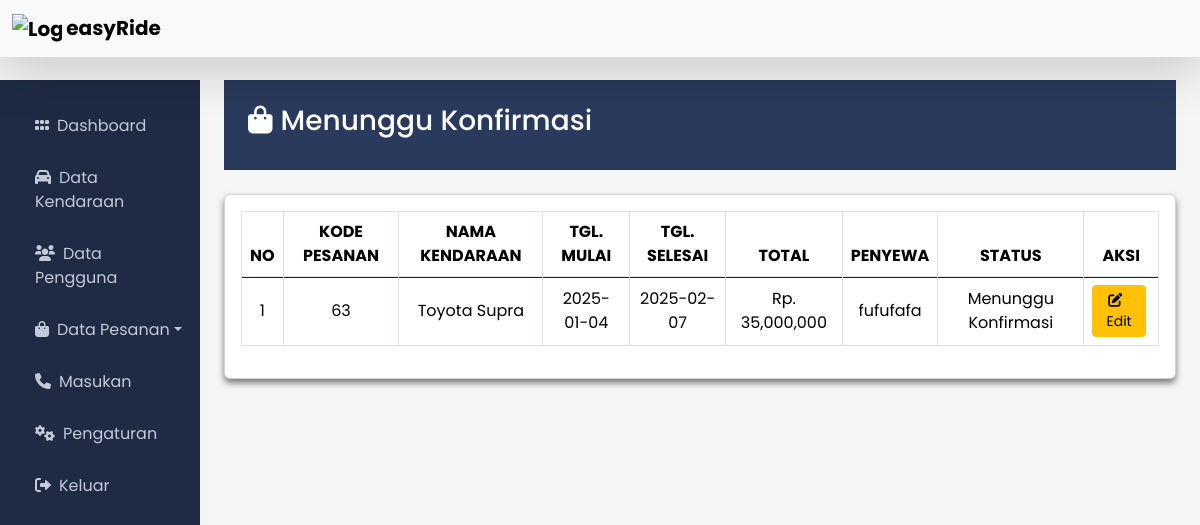
Screenshot of /dashboard/pesanan_konfir.php (signed in) with the database file from the repository.
### tables this page shows
CREATE TABLE `pesanan` (
  `kode_pesanan` int(100) NOT NULL,
  `id_kendaraan` int(11) NOT NULL,
  `tgl_mulai` date NOT NULL,
  `tgl_selesai` date NOT NULL,
  `durasi` int(11) NOT NULL,
  `status` varchar(20) NOT NULL,
  `user_name` varchar(100) NOT NULL,
  `pickup` varchar(30) NOT NULL,
  `tgl_pesanan` date NOT NULL,
  `bukti_bayar` varchar(100) NOT NULL
);

CREATE TABLE `kendaraan` (
  `id` int(100) NOT NULL,
  `gambar` varchar(100) NOT NULL,
  `nama_kendaraan` varchar(100) NOT NULL,
  `tipe_kendaraan` varchar(15) NOT NULL,
  `harga_per_hari` decimal(10,0) NOT NULL,
  `status` varchar(15) NOT NULL,
  `tanggal_di_tambah` timestamp NOT NULL DEFAULT current_timestamp()
);

CREATE TABLE `user` (
  `Id` int(10) NOT NULL,
  `foto` varchar(100) NOT NULL,
  `user_name` varchar(100) NOT NULL,
  `full_name` varchar(100) NOT NULL,
  `email` varchar(100) NOT NULL,
  `password` varchar(100) NOT NULL,
  `tgl_lahir` varchar(10) NOT NULL,
  `no_telepon` varchar(15) NOT NULL,
  `alamat` varchar(100) NOT NULL,
  `jenis_kelamin` varchar(15) NOT NULL,
  `role` varchar(30) NOT NULL,
  `tgl_daftar` timestamp NOT NULL DEFAULT current_timestamp()
);

### dashboard/pesanan_konfir.php (the view, shortened to what this page needs)
<!DOCTYPE html>
<html lang="en">
<head>
    <link rel="stylesheet" href="../bootstrap/css/bootstrap.min.css">
    <link rel="stylesheet" href="https://cdnjs.cloudflare.com/ajax/libs/font-awesome/6.0.0/css/all.min.css" />
</head>
<body>
</head>
<body>
    <div class="container-fluid">
        <nav class="navbar navbar-expand-lg fixed-top mb-5 bg-body-tertiary shadow-lg">
            <div class="container-fluid fw-bold">
            <a class="navbar-brand" href="#">
                <img src="../asset/easyride.png" alt="Logo" width="50" class="d-inline-block align-text-center" />
                easyRide
            </a>
            </div>
        </nav>
        <div class="row">
            <nav class="col-md-2 d-none d-md-block sidebar">
            <div class="d-flex flex-column pt-4 px-2">
                <ul class="navbar-nav">
                <li class="nav-item mb-2"><a href="index.php"><i class="fa-solid fa-grip me-2"></i>Dashboard</a>
                <li class="nav-item mb-2"><a href="data_kendaraan.php"><i class="fa-solid fa-car me-2"></i>Data Kendaraan</a></li>
                <li class="nav-item mb-2"><a href="data_pengguna.php"><i class="fa-solid fa-users me-2"></i>Data Pengguna</a></li>
                <li class="nav-item mb-2"><a href="" class="dropdown dropdown-toggle"data-bs-toggle="collapse" data-bs-target="#pesanan" aria-expanded="false" aria-controls="pesanan">
                    <i class="fa-solid fa-bag-shopping me-2"></i>Data Pesanan</a></li>
                <li class="nav-item mb-2"><a href="masukan.php"><i class="fa-solid fa-phone me-2"></i>Masukan</a></li>
                <li class="nav-item mb-2"><a href="#"><i class="fa-solid fa-gears me-2"></i>Pengaturan</a></li>
                <li class="nav-item mb-2"><a href="../logout.php"><i class="fa-solid fa-right-from-bracket me-2"></i>Keluar</a></li></li>
                </ul>
            </div>
            </nav>
            <main class="col-md-10 ms-sm-auto px-md-4">
                <div class="header mb-4 p-4">
                    <h3><i class="fa-solid fa-bag-shopping me-2"></i>Menunggu Konfirmasi</h3>
                </div>
                <div class="row">
                    <div class="col-md-12">
                        <div class="card p-3">
                            <div class="table-responsive">
                                <table class="table table-striped table-bordered align-middle text-center">
                                    <thead>
                                        <tr>
                                            <th scope="col">NO</th>
                                            <th scope="col">KODE PESANAN</th>
                                            <th scope="col">NAMA KENDARAAN</th>
                                            <th scope="col">TGL. MULAI</th>
                                            <th scope="col">TGL. SELESAI</th>
                                            <th scope="col">TOTAL</th>
                                            <th scope="col">PENYEWA</th>
                                            <th scope="col">STATUS</th>
                                            <th scope="col">AKSI</th>
                                        </tr>
                                    </thead>
                                    <tbody class="table-group-divider">
                                    <tr>
                                    <?php
                                        require '../function.php';
                                        $sqlSewa =  "SELECT
                                                        pesanan.*,
                                                        kendaraan.nama_kendaraan, kendaraan.harga_per_hari, kendaraan.status AS status_kendaraan,
                                                        user.*,
                                                        pesanan.status AS status
                                                    FROM
                                                        pesanan
                                                    JOIN
                                                        kendaraan ON pesanan.id_kendaraan = kendaraan.id
                                                    JOIN
                                                        user ON pesanan.user_name = user.user_name
                                                    WHERE
                                                        pesanan.id_kendaraan = kendaraan.id
                                                    AND user.user_name=pesanan.user_name AND pesanan.status ='Menunggu Konfirmasi'
                                                    ORDER BY pesanan.kode_pesanan DESC";
                                        $querySewa = mysqli_query($koneksi, $sqlSewa);
                                        if (mysqli_num_rows($querySewa) > 0) {
                                            $no = 1;
                                            while ($data = mysqli_fetch_assoc($querySewa)) {
                                                $biayaKendaraan= $data['durasi'] * $data['harga_per_hari'];
                                                $total = $biayaKendaraan;
                                    ?>
                                        <tr>
                                            <td><?php echo $no++; ?></td>
                                            <td><?php echo $data['kode_pesanan'];?></td>
                                            <td><?php echo $data['nama_kendaraan']; ?></td>
                                            <td><?php echo $data['tgl_mulai']; ?></td>
                                            <td><?php echo $data['tgl_selesai']; ?></td>
                                            <td><?php echo "Rp. ".number_format($total); ?></td>
                                            <td><?php echo $data['user_name']; ?></td>
                                            <td><?php echo $data['status']; ?></td>
                                            <td>
                                                <button
                                                    class="btn btn-warning btn-sm me-1 btn-lihat"
                                                    data-bs-toggle="modal"
                                                    data-bs-target="#lihatDataModal"
                                                    data-id="<?php echo $data['kode_pesanan']; ?>"
                                                    data-nama="<?php echo $data['nama_kendaraan']; ?>"
                                                    data-tgl_mulai="<?php echo $data['tgl_mulai']; ?>"
                                                    data-tgl_selesai="<?php echo $data['tgl_selesai']; ?>"
                                                    data-harga="<?php echo "Rp. " . number_format($data['harga_per_hari']); ?>"
                                                    data-total="<?php echo "Rp. " . number_format($total); ?>"
                                                    data-penyewa="<?php echo $data['user_name']; ?>"
                                                    data-no_telepon="<?php echo $data['no_telepon']; ?>"
                                                    data-pickup="<?php echo $data['pickup']; ?>"
                                                    data-alamat="<?php echo $data['alamat']; ?>"
                                                    data-status="<?php echo $data['status']; ?>"
                                                    data-bukti="<?php echo $data['bukti_bayar']; ?>">
                                                    <i class="fas fa-edit me-2"></i>Edit
                                                </button>
                                            </td>
                                        </tr>
                                        <?php
                                            }
                                        }  else { ?>
                                            <tr><td colspan="11">Tidak Ada data</td></tr>
                                        <?php }?>
                                    </tbody>
                                </table>
                            </div>
                        </div>
                    </div>
                </div>
            </main>
</body>
</html>

### dashboard/pesanan_konfir.php (style rules this page uses)
body { background-color: #f5f5f5; padding-top: 80px; font-family: "Poppins", sans-serif; }
.sidebar { background-color: #1f2a44; height: 100vh; color: #fff; }
.sidebar a { color: #c4c9d7; text-decoration: none; padding: 10px 15px; display: block; }
.header { background-color: #2a3a5c; color: #fff; padding: 15px; }
.card { box-shadow: 0px 4px 6px rgba(0, 0, 0, 0.5); }

### rows the page displays
pesanan: kode_pesanan "63", id_kendaraan.nama_kendaraan "Toyota Supra", tgl_mulai "2025-01-04", tgl_selesai "2025-02-07", durasi.harga_per_hari "35,000,000", user.user_name "fufufafa", status "Menunggu Konfirmasi"
